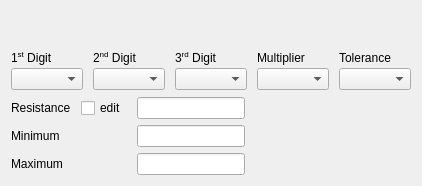
      <widget class="QWidget" name="tab_5b">
       <attribute name="title">
        <string>5 Band</string>
       </attribute>
       <layout class="QVBoxLayout" name="verticalLayout_12">
        <item>
         <layout class="QHBoxLayout" name="horizontalLayout_5b_svg">
          <property name="bottomMargin">
           <number>20</number>
          </property>
          <item>
           <spacer name="horizontalSpacer_6">
            <property name="orientation">
             <enum>Qt::Orientation::Horizontal</enum>
            </property>
            <property name="sizeHint" stdset="0">
             <size>
              <width>40</width>
              <height>20</height>
             </size>
            </property>
           </spacer>
          </item>
          <item>
           <spacer name="horizontalSpacer_7">
            <property name="orientation">
             <enum>Qt::Orientation::Horizontal</enum>
            </property>
            <property name="sizeHint" stdset="0">
             <size>
              <width>40</width>
              <height>20</height>
             </size>
            </property>
           </spacer>
          </item>
         </layout>
        </item>
        <item>
         <layout class="QGridLayout" name="gridLayout_4" columnstretch="10,10,10,20,20">
          <property name="horizontalSpacing">
           <number>10</number>
          </property>
          <property name="verticalSpacing">
           <number>3</number>
          </property>
          <item row="0" column="4">
           <widget class="QLabel" name="label_8">
            <property name="text">
             <string>Tolerance</string>
            </property>
           </widget>
          </item>
          <item row="1" column="0">
           <widget class="QComboBox" name="comboBox_1d_5b">
            <property name="sizePolicy">
             <sizepolicy hsizetype="Expanding" vsizetype="Fixed">
              <horstretch>0</horstretch>
              <verstretch>0</verstretch>
             </sizepolicy>
            </property>
           </widget>
          </item>
          <item row="0" column="0">
           <widget class="QLabel" name="label_6">
            <property name="text">
             <string>&lt;html&gt;&lt;head/&gt;&lt;body&gt;&lt;p&gt;1&lt;span style=&quot; vertical-align:super;&quot;&gt;st&lt;/span&gt; Digit&lt;/p&gt;&lt;/body&gt;&lt;/html&gt;</string>
            </property>
            <property name="textFormat">
             <enum>Qt::TextFormat::RichText</enum>
            </property>
           </widget>
          </item>
          <item row="0" column="2">
           <widget class="QLabel" name="label_25">
            <property name="text">
             <string>&lt;html&gt;&lt;head/&gt;&lt;body&gt;&lt;p&gt;3&lt;span style=&quot; vertical-align:super;&quot;&gt;rd&lt;/span&gt; Digit&lt;/p&gt;&lt;/body&gt;&lt;/html&gt;</string>
            </property>
            <property name="textFormat">
             <enum>Qt::TextFormat::RichText</enum>
            </property>
           </widget>
          </item>
          <item row="0" column="1">
           <widget class="QLabel" name="label_7">
            <property name="text">
             <string>&lt;html&gt;&lt;head/&gt;&lt;body&gt;&lt;p&gt;2&lt;span style=&quot; vertical-align:super;&quot;&gt;nd&lt;/span&gt; Digit&lt;/p&gt;&lt;/body&gt;&lt;/html&gt;</string>
            </property>
            <property name="textFormat">
             <enum>Qt::TextFormat::RichText</enum>
            </property>
           </widget>
          </item>
          <item row="0" column="3">
           <widget class="QLabel" name="label_13">
            <property name="text">
             <string>Multiplier</string>
            </property>
           </widget>
          </item>
          <item row="1" column="4">
           <widget class="QComboBox" name="comboBox_t_5b">
            <property name="sizePolicy">
             <sizepolicy hsizetype="Expanding" vsizetype="Fixed">
              <horstretch>0</horstretch>
              <verstretch>0</verstretch>
             </sizepolicy>
            </property>
           </widget>
          </item>
          <item row="1" column="1">
           <widget class="QComboBox" name="comboBox_2d_5b">
            <property name="sizePolicy">
             <sizepolicy hsizetype="Expanding" vsizetype="Fixed">
              <horstretch>0</horstretch>
              <verstretch>0</verstretch>
             </sizepolicy>
            </property>
           </widget>
          </item>
          <item row="1" column="2">
           <widget class="QComboBox" name="comboBox_3d_5b">
            <property name="sizePolicy">
             <sizepolicy hsizetype="Expanding" vsizetype="Fixed">
              <horstretch>0</horstretch>
              <verstretch>0</verstretch>
             </sizepolicy>
            </property>
           </widget>
          </item>
          <item row="1" column="3">
           <widget class="QComboBox" name="comboBox_m_5b">
            <property name="sizePolicy">
             <sizepolicy hsizetype="Expanding" vsizetype="Fixed">
              <horstretch>0</horstretch>
              <verstretch>0</verstretch>
             </sizepolicy>
            </property>
           </widget>
          </item>
         </layout>
        </item>
        <item>
         <spacer name="verticalSpacer_4">
          <property name="orientation">
           <enum>Qt::Orientation::Vertical</enum>
          </property>
          <property name="sizeType">
           <enum>QSizePolicy::Policy::Expanding</enum>
          </property>
          <property name="sizeHint" stdset="0">
           <size>
            <width>20</width>
            <height>0</height>
           </size>
          </property>
         </spacer>
        </item>
        <item>
         <layout class="QHBoxLayout" name="horizontalLayout_6">
          <item>
           <layout class="QGridLayout" name="gridLayout_3">
            <property name="horizontalSpacing">
             <number>10</number>
            </property>
            <property name="verticalSpacing">
             <number>6</number>
            </property>
            <item row="1" column="0">
             <widget class="QLabel" name="label_9">
              <property name="text">
               <string>Resistance</string>
              </property>
             </widget>
            </item>
            <item row="0" column="0">
             <spacer name="verticalSpacer_8">
              <property name="orientation">
               <enum>Qt::Orientation::Vertical</enum>
              </property>
              <property name="sizeHint" stdset="0">
               <size>
                <width>20</width>
                <height>1</height>
               </size>
              </property>
             </spacer>
            </item>
            <item row="3" column="2">
             <widget class="QLineEdit" name="lineEdit_resistance_max_5b">
              <property name="alignment">
               <set>Qt::AlignmentFlag::AlignCenter</set>
              </property>
              <property name="readOnly">
               <bool>true</bool>
              </property>
             </widget>
            </item>
            <item row="2" column="2">
             <widget class="QLineEdit" name="lineEdit_resistance_min_5b">
              <property name="alignment">
               <set>Qt::AlignmentFlag::AlignCenter</set>
              </property>
              <property name="readOnly">
               <bool>true</bool>
              </property>
             </widget>
            </item>
            <item row="1" column="2">
             <widget class="QLineEdit" name="lineEdit_resistance_5b">
              <property name="alignment">
               <set>Qt::AlignmentFlag::AlignCenter</set>
              </property>
              <property name="readOnly">
               <bool>true</bool>
              </property>
             </widget>
            </item>
            <item row="3" column="0">
             <widget class="QLabel" name="label_14">
              <property name="text">
               <string>Maximum</string>
              </property>
             </widget>
            </item>
            <item row="2" column="0">
             <widget class="QLabel" name="label_10">
              <property name="text">
               <string>Minimum</string>
              </property>
             </widget>
            </item>
            <item row="1" column="1">
             <widget class="QCheckBox" name="checkBox_5b">
              <property name="text">
               <string>edit</string>
              </property>
             </widget>
            </item>
            <item row="1" column="3">
             <widget class="QLabel" name="label_resistance_5b">
              <property name="sizePolicy">
               <sizepolicy hsizetype="Fixed" vsizetype="Preferred">
                <horstretch>0</horstretch>
                <verstretch>0</verstretch>
               </sizepolicy>
              </property>
              <property name="minimumSize">
               <size>
                <width>100</width>
                <height>0</height>
               </size>
              </property>
              <property name="text">
               <string/>
              </property>
             </widget>
            </item>
           </layout>
          </item>
          <item>
           <spacer name="horizontalSpacer_14">
            <property name="orientation">
             <enum>Qt::Orientation::Horizontal</enum>
            </property>
            <property name="sizeType">
             <enum>QSizePolicy::Policy::Expanding</enum>
            </property>
            <property name="sizeHint" stdset="0">
             <size>
              <width>53</width>
              <height>20</height>
             </size>
            </property>
           </spacer>
          </item>
         </layout>
        </item>
       </layout>
      </widget>
